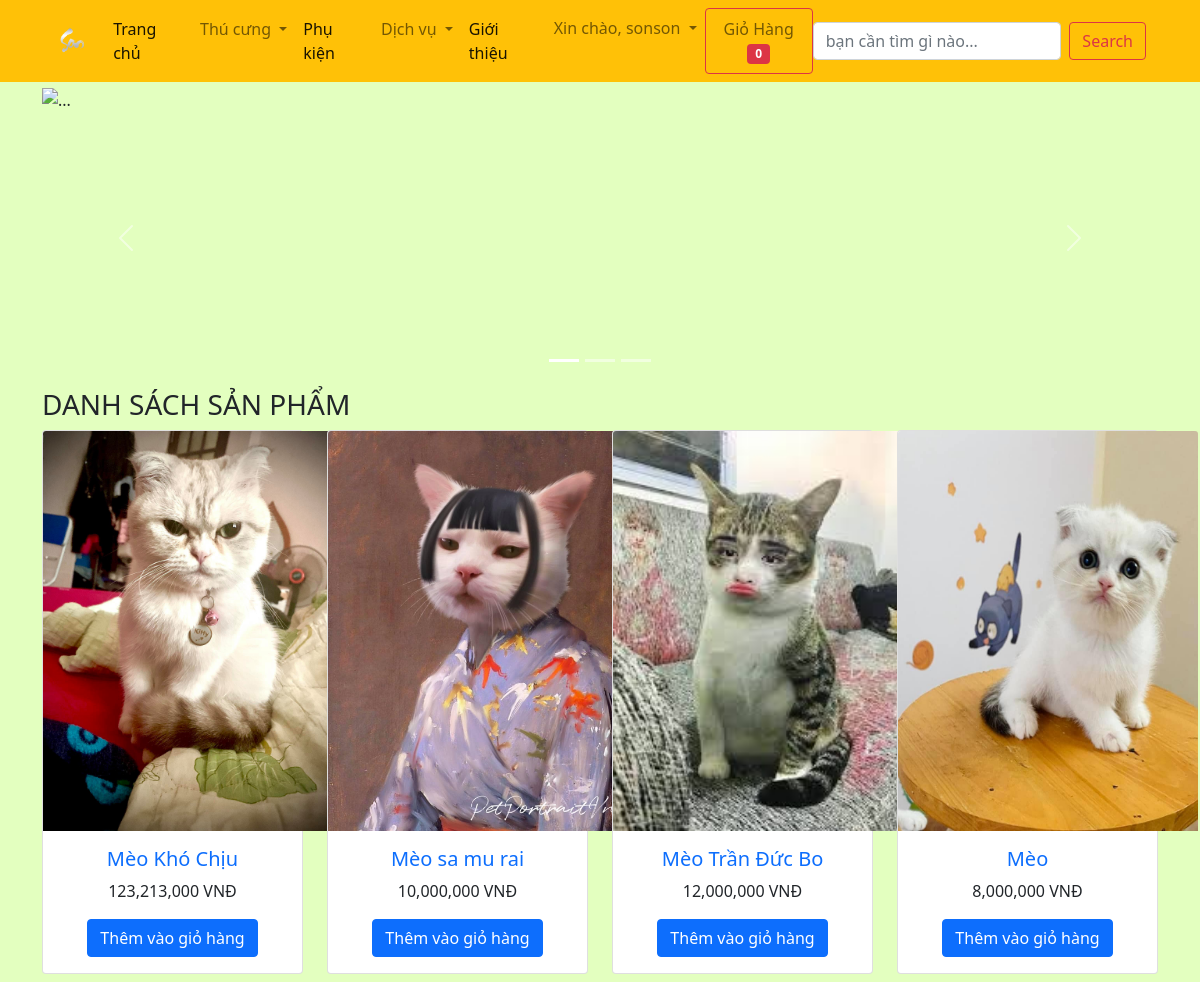
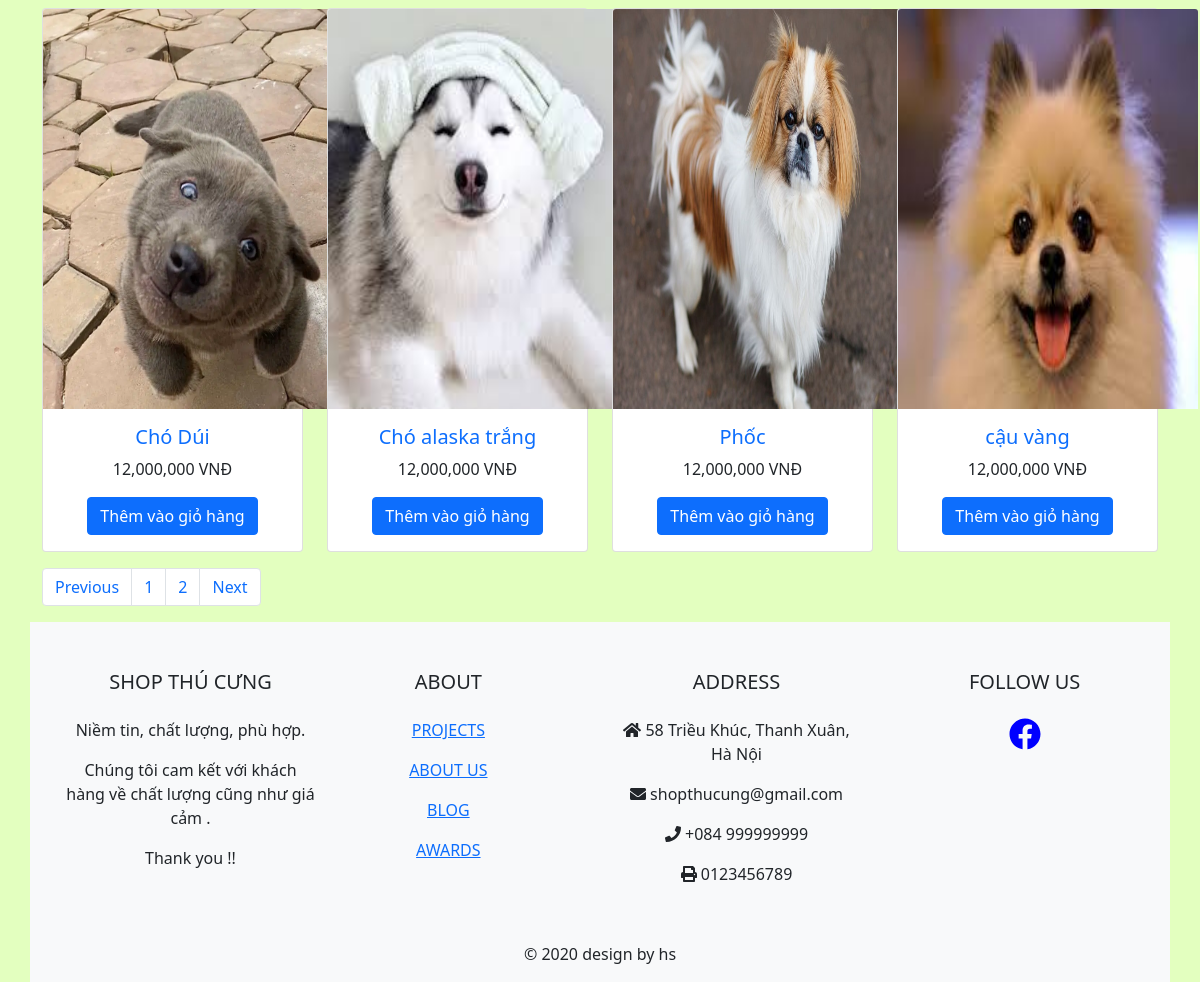
/index.php?c=xem_san_pham&a=xem_tat_ca (signed in), run on the app's committed database (2 pictures, top to bottom).
### tables this page shows
CREATE TABLE `quan_li_san_pham` (
  `id` int(11) NOT NULL,
  `ten_san_pham` varchar(255) NOT NULL,
  `anh_san_pham` varchar(255) NOT NULL,
  `gia` float NOT NULL,
  `so_luong` int(11) NOT NULL,
  `mo_ta` text NOT NULL,
  `tinh_trang` tinyint(1) NOT NULL,
  `id_loai_san_pham` int(11) NOT NULL
);

### public/index.php (called while the page is built)
<?php
require_once('route.php');

### public/modules/view_all.php (the view, shortened to what this page needs)
<?php
$trang = 1;
$gioi_han = 8;
$tim_kiem = $_GET['q'] ?? '';
$sql = "select count(id) as tong_san_pham from quan_li_san_pham where tinh_trang = 1 and ten_san_pham like '%$tim_kiem%'";
$rs = mysqli_query($conn, $sql);
$tong_san_pham = mysqli_fetch_array($rs);
$tong_trang = ceil($tong_san_pham['tong_san_pham'] / $gioi_han);
$vi_tri = ($trang - 1) * $gioi_han;
$sql = "select * from quan_li_san_pham where tinh_trang = 1 and ten_san_pham like '%$tim_kiem%' limit $vi_tri, $gioi_han";
$rs = mysqli_query($conn, $sql);
?>
<div class="row">
  <h3>DANH SÁCH SẢN PHẨM <?php if ($tim_kiem != '') echo "CÓ TÊN <label class='text-uppercase'>$tim_kiem</label>" ?></h3>
  <div class="col-md-12">
    <div class="row">
      <?php while ($each = mysqli_fetch_array($rs)) { ?>
        <div class="col-md-3 mb-3">
          <div class="card text-center">
            <img class="card-img-top" src="<?= $each['anh_san_pham'] ?>" alt="Card image cap" style="width: 300px; height: 400px;">
            <div class="card-body">
              <h5 class="card-title"><a href="index.php?c=xem_san_pham&a=xem_chi_tiet&ma_san_pham=<?php echo $each['id'] ?>" class="text-decoration-none"><?= $each['ten_san_pham'] ?></a></h5>
              <p class="card-text"><?= number_format($each['gia']) ?> VNĐ</p>
              <a href="index.php?c=gio_hang&a=them_gio_hang&id=<?= $each['id'] ?>" class="btn btn-primary">Thêm vào giỏ hàng</a>
            </div>
          </div>
        </div>
      <?php } ?>
    </div>
  </div>
  <div class="col-sm-12">
    <nav aria-label="Page navigation example">
      <ul class="pagination">
        <li class="page-item"><a id="previous" class="page-link" href="index.php?c=xem_san_pham&a=xem_tat_ca<?php if ($tim_kiem != '') echo "&q=".$tim_kiem ?>&trang=<?= $trang - 1 ?>">Previous</a></li>
        <?php for ($i = 1; $i <= $tong_trang; $i++) {  ?>
          <li class="page-item">
            <a href="index.php?c=xem_san_pham&a=xem_tat_ca<?php if ($tim_kiem != '') echo "&q=".$tim_kiem ?>&trang=<?php echo $i; ?>" class="page-link"><?php echo $i ?></a>
          </li>
        <?php } ?>
        <li class="page-item"><a class="page-link" id="next" href="index.php?c=xem_san_pham&a=xem_tat_ca<?php if ($tim_kiem != '') echo "&q=".$tim_kiem ?>&trang=<?= $trang + 1 ?>">Next</a></li>
      </ul>
    </nav>
  </div>

### public/layouts/style.css (style rules this page uses)
body { background-color: rgb(227, 255, 191) !important; }

### data on the page
quan_li_san_pham: anh_san_pham (picture), ten_san_pham "Mèo Khó Chịu", gia "123,213,000"
quan_li_san_pham: anh_san_pham (picture), ten_san_pham "Mèo sa mu rai", gia "10,000,000"
quan_li_san_pham: anh_san_pham (picture), ten_san_pham "Mèo Trần Đức Bo", gia "12,000,000"
quan_li_san_pham: anh_san_pham (picture), ten_san_pham "Mèo", gia "8,000,000"
quan_li_san_pham: anh_san_pham (picture), ten_san_pham "Chó Dúi", gia "12,000,000"
quan_li_san_pham: anh_san_pham (picture), ten_san_pham "Chó alaska trắng", gia "12,000,000"
quan_li_san_pham: anh_san_pham (picture), ten_san_pham "Phốc", gia "12,000,000"
quan_li_san_pham: anh_san_pham (picture), ten_san_pham "cậu vàng", gia "12,000,000"

### other printed values
$_SESSION['dang-nhap']['ten-dang-nhap'] "sonson"
